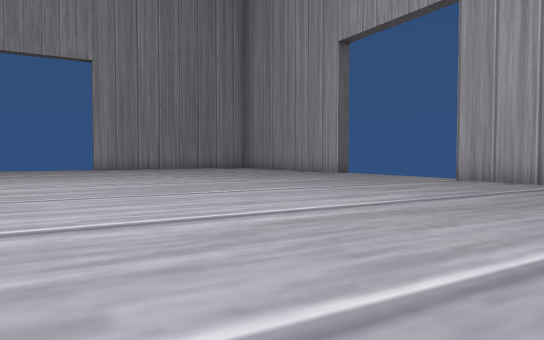
View 1 (above)

16 first-person views from a walk through a scene from a Unity 3-D project. The camera is 1.2 m above the floor, tilts 2° down and sees 70° across. The floor is counted in squares, 2 m on a side. Each view is taken from the middle of a square. On the plan, view 1 faces up. The plan holds only what a view shows up to about 11 squares ahead; the rest is blank. The place goes on beyond the plan.

View 2
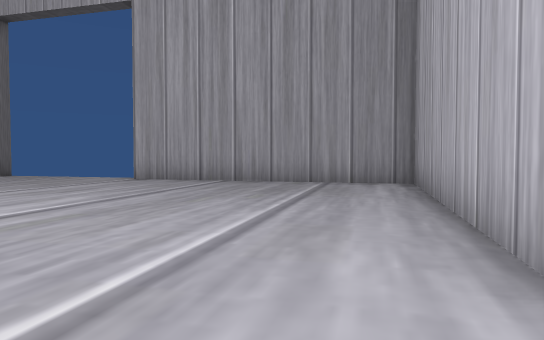

View 3
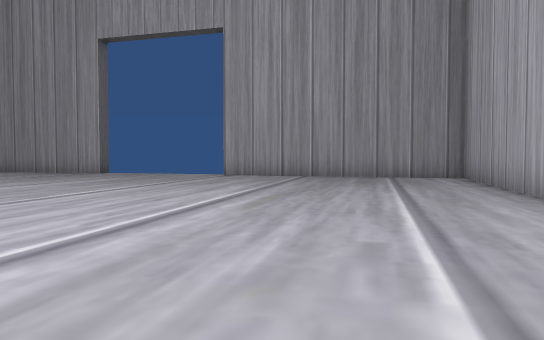

View 4
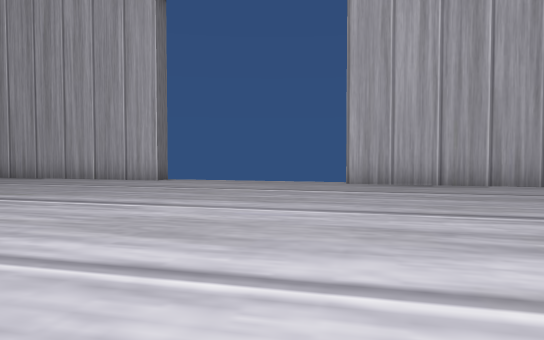

View 5
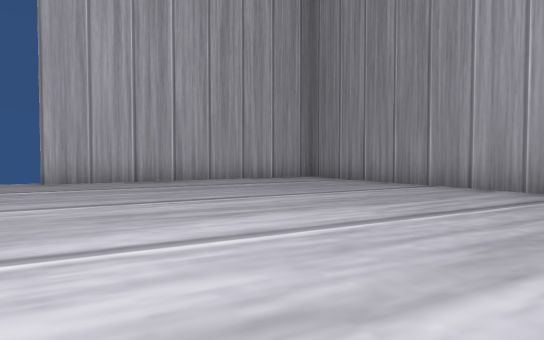

View 6
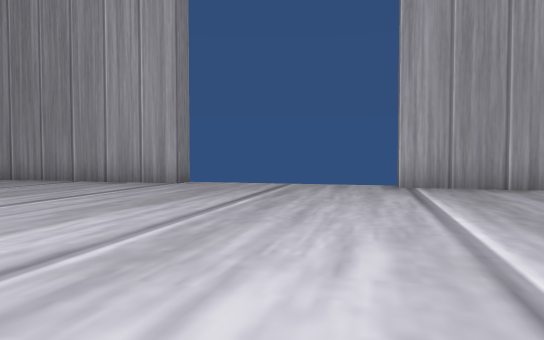

View 7
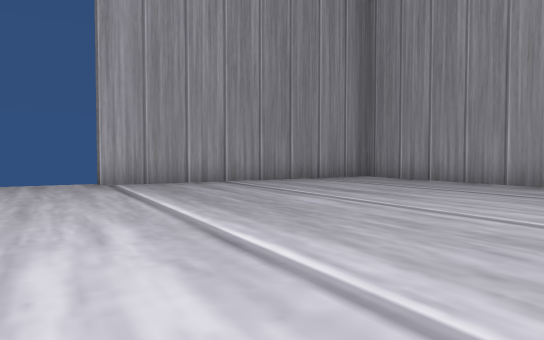

View 8
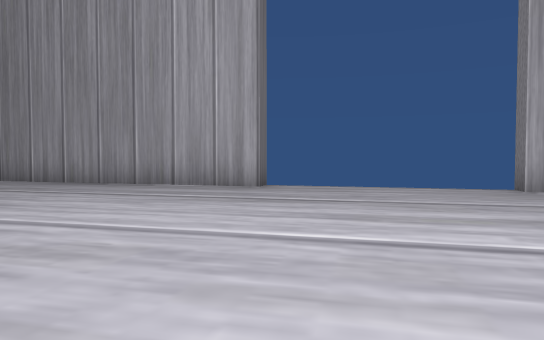

View 9
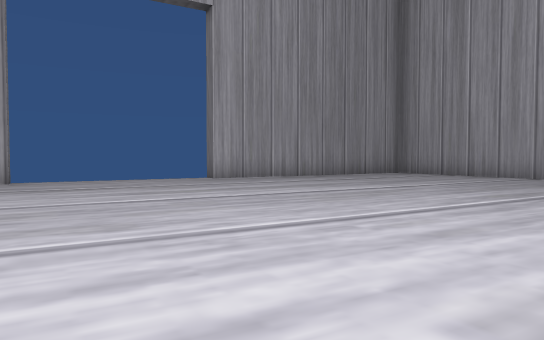

View 10
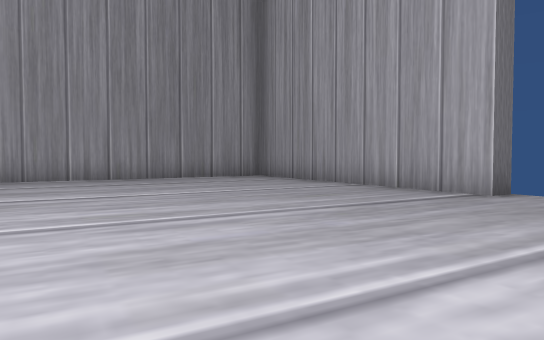

View 11
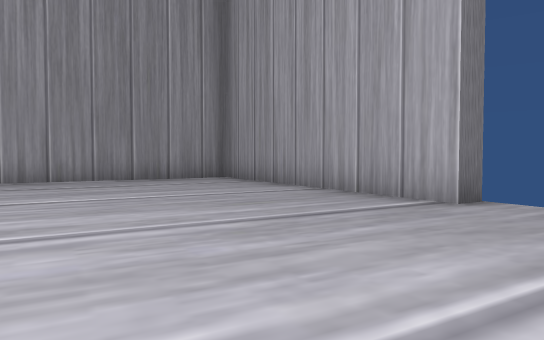

View 12
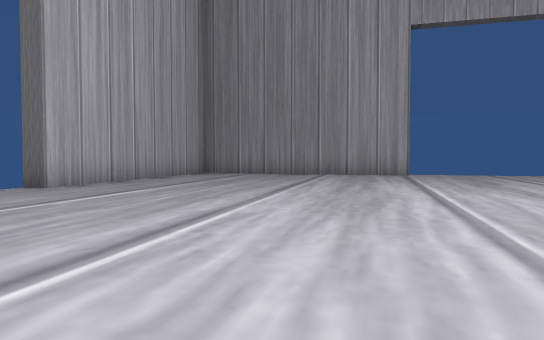

View 13
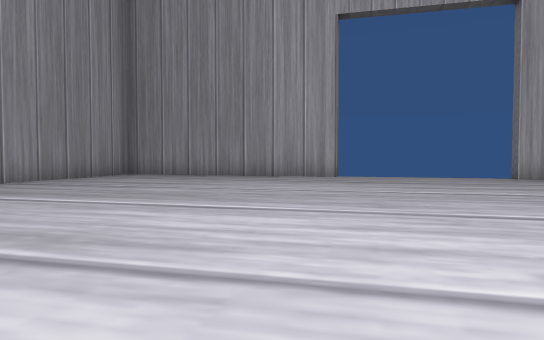

View 14
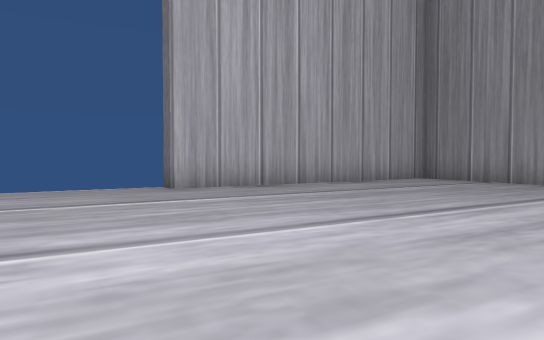

View 15
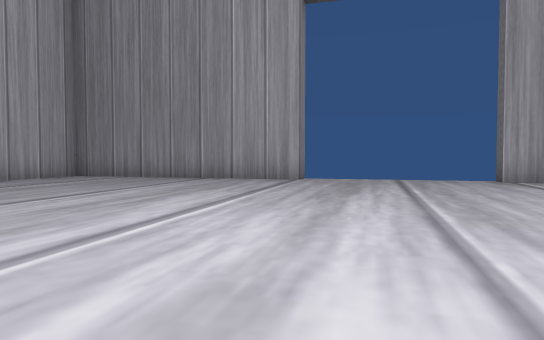

View 16
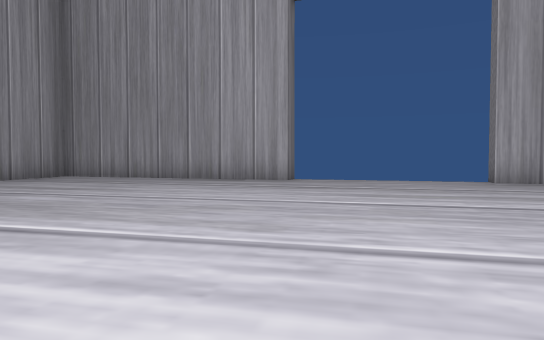

### Floor plan
Points are (right, up) in squares from view 1. A wall is a line through its corners. A room is listed if a view was taken in it or the views show most of it. See-through windows are left out.
Room 1 (views 1, 2, 3, 4, 5, 6, 7, 8, 9, 10, 11, 12, 13, 14, 15, 16)
walls: (-12.1, 0.2) (-11.7, 0.4) (-8.1, -5.6) (-2.1, -2.2) (-1.8, -2.7); (2.2, -0.3) (1.9, 0.2) (8.2, 3.8) (4.7, 9.9); (-11.9, 14.8) (-11.6, 14.3) (-17.3, 11); (2.9, 14.2) (2.4, 13.9) (-1.2, 20); (-17.4, 10.3) (-14, 4.5) (-14.4, 4.2); (-1.6, 20.1) (-7.6, 16.6) (-7.9, 17.1)
ways out: gap at (-8, 17); gap at (-2, -3)

Where each view was taken, in squares from view 1:
view 1: 0 up, 0 right, facing up
view 2: 0 up, 0 right, facing up-right
view 3: 0 up, 3 left, facing up-right
view 4: 5 up, 7 left, facing down-right
view 5: 6 up, 7 left, facing down
view 6: 8 up, 7 left, facing down-left
view 7: 8 up, 6 left, facing left
view 8: 9 up, 6 left, facing up-left
view 9: 6 up, 6 left, facing up
view 10: 8 up, 1 left, facing up
view 11: 9 up, 0 right, facing up
view 12: 6 up, 0 right, facing down-left
view 13: 5 up, 5 left, facing up-left
view 14: 5 up, 4 left, facing down
view 15: 7 up, 4 left, facing down-left
view 16: 7 up, 5 left, facing up-left
